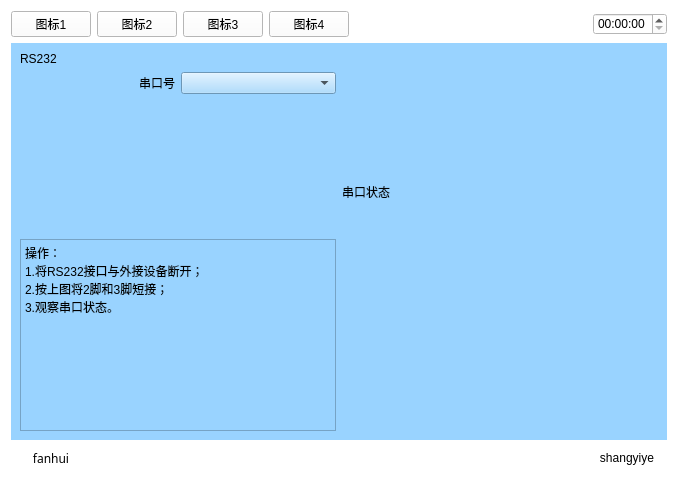
<?xml version="1.0" encoding="UTF-8"?>
<ui version="4.0">
 <class>Pcders232</class>
 <widget class="QWidget" name="Pcders232">
  <property name="geometry">
   <rect>
    <x>0</x>
    <y>0</y>
    <width>678</width>
    <height>482</height>
   </rect>
  </property>
  <property name="windowTitle">
   <string>Form</string>
  </property>
  <property name="styleSheet">
   <string notr="true">background-color: rgb(255, 255, 255);</string>
  </property>
  <layout class="QVBoxLayout" name="verticalLayout_2" stretch="1,5,1">
   <item>
    <layout class="QHBoxLayout" name="horizontalLayout_6">
     <item>
      <widget class="QPushButton" name="pushButton_4">
       <property name="text">
        <string>图标1</string>
       </property>
      </widget>
     </item>
     <item>
      <widget class="QPushButton" name="pushButton_6">
       <property name="text">
        <string>图标2</string>
       </property>
      </widget>
     </item>
     <item>
      <widget class="QPushButton" name="pushButton_5">
       <property name="text">
        <string>图标3</string>
       </property>
      </widget>
     </item>
     <item>
      <widget class="QPushButton" name="pushButton_3">
       <property name="text">
        <string>图标4</string>
       </property>
      </widget>
     </item>
     <item>
      <spacer name="horizontalSpacer_6">
       <property name="orientation">
        <enum>Qt::Horizontal</enum>
       </property>
       <property name="sizeHint" stdset="0">
        <size>
         <width>40</width>
         <height>20</height>
        </size>
       </property>
      </spacer>
     </item>
     <item>
      <widget class="QTimeEdit" name="timeEdit_3"/>
     </item>
    </layout>
   </item>
   <item>
    <widget class="QWidget" name="widget" native="true">
     <property name="sizePolicy">
      <sizepolicy hsizetype="Preferred" vsizetype="Preferred">
       <horstretch>0</horstretch>
       <verstretch>0</verstretch>
      </sizepolicy>
     </property>
     <property name="contextMenuPolicy">
      <enum>Qt::DefaultContextMenu</enum>
     </property>
     <property name="styleSheet">
      <string notr="true">background-color: rgb(153, 211, 255);</string>
     </property>
     <layout class="QHBoxLayout" name="horizontalLayout_2" stretch="1,1">
      <item>
       <layout class="QVBoxLayout" name="verticalLayout_3">
        <item>
         <widget class="QLabel" name="label_2">
          <property name="text">
           <string>RS232</string>
          </property>
         </widget>
        </item>
        <item>
         <layout class="QHBoxLayout" name="horizontalLayout">
          <item>
           <widget class="QLabel" name="label_3">
            <property name="layoutDirection">
             <enum>Qt::LeftToRight</enum>
            </property>
            <property name="text">
             <string>串口号</string>
            </property>
            <property name="alignment">
             <set>Qt::AlignRight|Qt::AlignTrailing|Qt::AlignVCenter</set>
            </property>
           </widget>
          </item>
          <item>
           <widget class="QComboBox" name="comboBox"/>
          </item>
         </layout>
        </item>
        <item>
         <spacer name="verticalSpacer">
          <property name="orientation">
           <enum>Qt::Vertical</enum>
          </property>
          <property name="sizeHint" stdset="0">
           <size>
            <width>20</width>
            <height>40</height>
           </size>
          </property>
         </spacer>
        </item>
        <item>
         <widget class="QPlainTextEdit" name="plainTextEdit">
          <property name="readOnly">
           <bool>true</bool>
          </property>
          <property name="plainText">
           <string>操作：
1.将RS232接口与外接设备断开；
2.按上图将2脚和3脚短接；
3.观察串口状态。</string>
          </property>
         </widget>
        </item>
       </layout>
      </item>
      <item>
       <layout class="QVBoxLayout" name="verticalLayout" stretch="1,1,2">
        <item>
         <spacer name="verticalSpacer_2">
          <property name="orientation">
           <enum>Qt::Vertical</enum>
          </property>
          <property name="sizeHint" stdset="0">
           <size>
            <width>20</width>
            <height>40</height>
           </size>
          </property>
         </spacer>
        </item>
        <item>
         <widget class="QLabel" name="label">
          <property name="text">
           <string>串口状态</string>
          </property>
         </widget>
        </item>
        <item>
         <widget class="QLabel" name="label_4">
          <property name="sizePolicy">
           <sizepolicy hsizetype="Ignored" vsizetype="Ignored">
            <horstretch>0</horstretch>
            <verstretch>0</verstretch>
           </sizepolicy>
          </property>
          <property name="text">
           <string/>
          </property>
          <property name="pixmap">
           <pixmap resource="myimages.qrc">:/image/images/RS232.png</pixmap>
          </property>
          <property name="scaledContents">
           <bool>true</bool>
          </property>
         </widget>
        </item>
       </layout>
      </item>
     </layout>
    </widget>
   </item>
   <item>
    <layout class="QHBoxLayout" name="horizontalLayout_3">
     <item>
      <widget class="QPushButton" name="returnIndex">
       <property name="font">
        <font>
         <family>AR PL UMing TW MBE</family>
        </font>
       </property>
       <property name="text">
        <string>fanhui</string>
       </property>
       <property name="flat">
        <bool>true</bool>
       </property>
      </widget>
     </item>
     <item>
      <spacer name="horizontalSpacer_5">
       <property name="orientation">
        <enum>Qt::Horizontal</enum>
       </property>
       <property name="sizeHint" stdset="0">
        <size>
         <width>40</width>
         <height>20</height>
        </size>
       </property>
      </spacer>
     </item>
     <item>
      <widget class="QPushButton" name="returnPage">
       <property name="text">
        <string>shangyiye</string>
       </property>
       <property name="flat">
        <bool>true</bool>
       </property>
      </widget>
     </item>
    </layout>
   </item>
  </layout>
 </widget>
 <resources>
  <include location="myimages.qrc"/>
 </resources>
 <connections/>
</ui>
